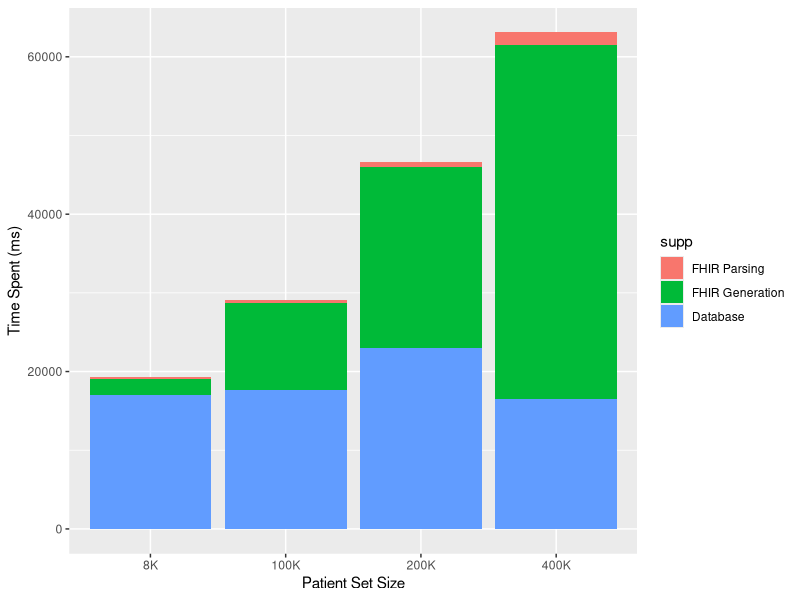
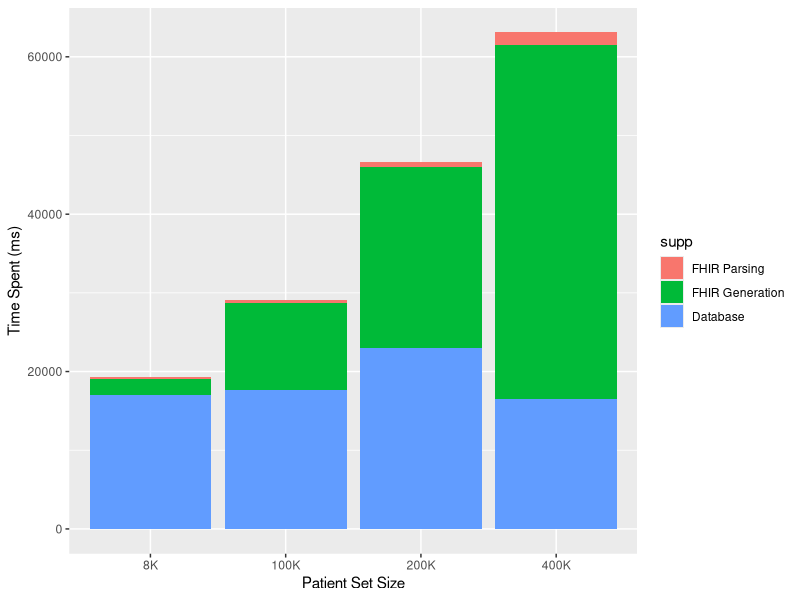

Write the R code that produced these figures, in order.
library(ggplot2)
df2 <- data.frame(supp=rep(c("Database", "FHIR Generation", "FHIR Parsing"), each=4),
                Patient_Set_Size=rep(c("8K", "100K","200K","400K"), 3),
                Time_Spent_Seconds=c(17000, 17700, 23000, 16500,
				     2000, 11000, 23000, 45000,
				     300,400,600,1600
				     ))
print(df2)
df2$Patient_Set_Size <- factor(df2$Patient_Set_Size, levels=c("8K", "100K","200K","400K"))
df2$supp <- factor(df2$sup, levels=c("i2b2 CRC Processing",  "FHIR Parsing", "FHIR Generation", "Database" ))
ggplot(data=df2, aes(x=Patient_Set_Size, y=Time_Spent_Seconds, fill=supp)) + geom_bar(stat="identity") + xlab("Patient Set Size") + ylab("Time Spent (ms)")
ggsave("graph1.pdf")
